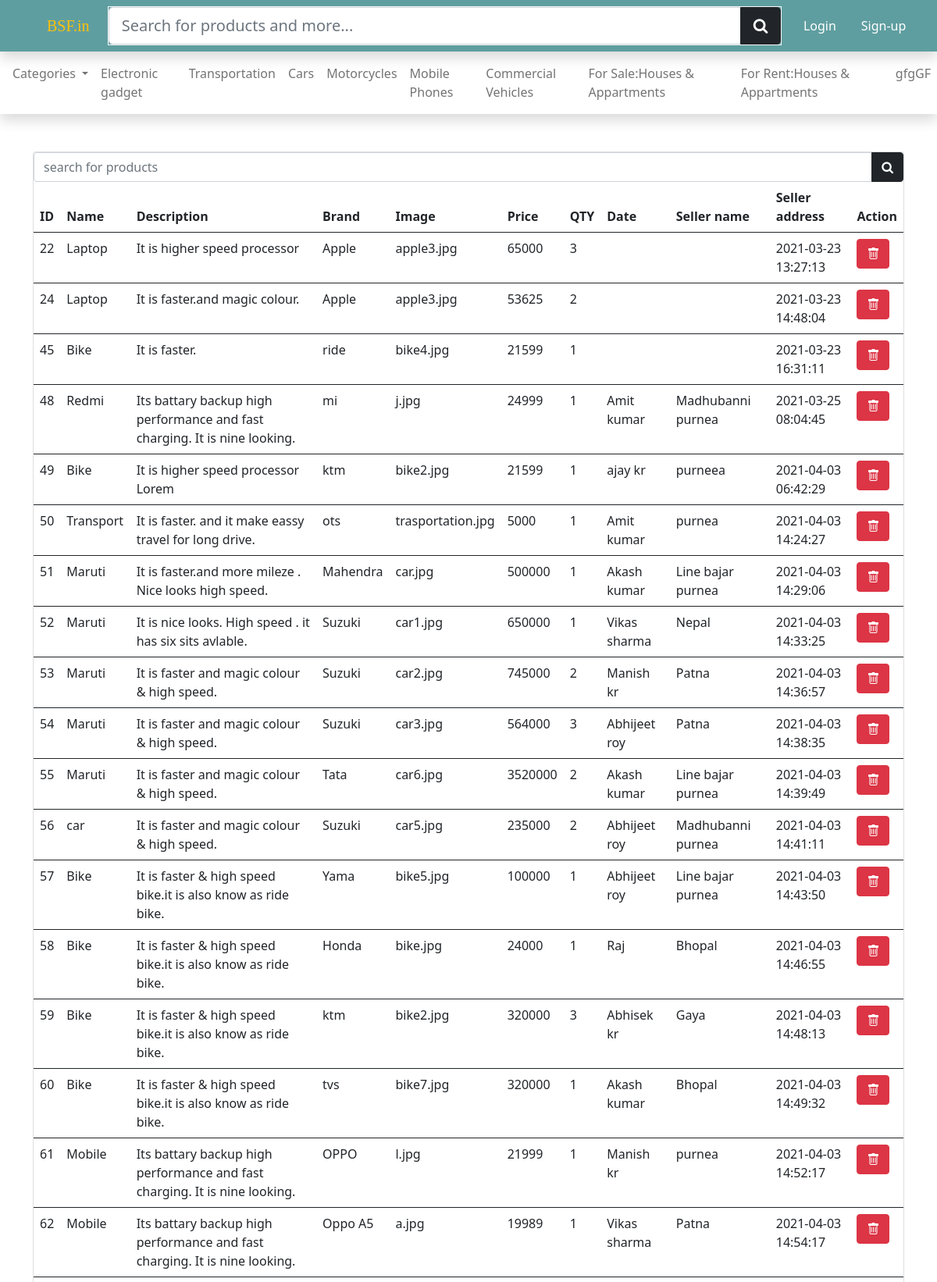
The app's page /admin/product.php (upper part) with its own data.
### tables this page shows
CREATE TABLE `category` (
  `cat_id` int(11) NOT NULL,
  `cat_title` varchar(100) NOT NULL
);

CREATE TABLE `products` (
  `p_id` int(50) NOT NULL,
  `p_name` varchar(200) NOT NULL,
  `p_desc` text NOT NULL,
  `brand` varchar(50) NOT NULL,
  `p_image` varchar(200) NOT NULL,
  `price` float NOT NULL,
  `p_cat_id` varchar(20) NOT NULL,
  `date` timestamp NOT NULL DEFAULT current_timestamp(),
  `seller_name` text NOT NULL,
  `seller_address` text NOT NULL,
  `qty` int(200) NOT NULL
);

### include/config.php (called while the page is built, shortened)
<?php
    class Work{
        private $host = "localhost";
        private $username = "root";
        private $password = "";
        private $db = "olx2";
        private $connect;
        public function __construct(){
            $this->connect = new mysqli($this->host, $this->username, $this->password, $this->db);
            if(mysqli_connect_error()){
                trigger_error("database connection failed". mysqli_connect_error());
            }
            else{
                return $this->connect;
            }
        }
        public function getData($query){
            $run = $this->connect->query($query);
            $array = [];
            if($run->num_rows > 0){
                while($row = $run->fetch_assoc()){
                    $array[] = $row;
                }
                return $array;
            }
                else{
                    echo "No records found";
                    return $array;
                }
        }
    }
    $saitama = new Work();
?>

### admin/product.php (the view, shortened to what this page needs)
<?php include "../include/header.php"; ?>
<div class="container mt-5">
  <div class="card">
  <form action="" method="get">
    <div class="input-group">
        <input type="search" name="search" placeholder="search for products" class="form-control">
        <button name="find" class="btn btn-dark"><i class="fa fa-search"></i></button>
    </div>
  </form>
<table class="table hover">
  <thead>
  <tr>
    <th>ID</th>
    <th>Name</th>
    <th>Description</th>
    <th>Brand</th>
    <th>Image</th>
    <th>Price</th>
    <th>QTY</th>
    <th>Date</th>
    <th>Seller name</th>
    <th>Seller address</th>
    <th>Action</th>
  </tr>
  </thead>
  <?php
  if(isset($_GET['search'])):
        $search = $_GET['search'];
        $record = $saitama->getData("SELECT * FROM products WHERE products.p_name LIKE '%$search%'");
  else:
     $record = $saitama->getData("SELECT * FROM products");
  endif;
     foreach($record as $r): ?>
     <tbody>
        <tr>
           <td><?= $r['p_id'];?></td>
           <td><?= $r['p_name'];?></td>
           <td><?= $r['p_desc'];?></td>
           <td><?= $r['brand'];?></td>
           <td><?= $r['p_image'];?></td>
           <td><?= $r['price'];?></td>
           <td><?= $r['qty'];?></td>
           <td><?= $r['seller_name'];?></td>
           <td><?= $r['seller_address'];?></td>
           <td><?= $r['date'];?></td>
           <td>
           <a href="product.php?delete=<?= $value[0];?>" class="btn btn-danger"><i class="bi bi-trash"></i></a>
           </td>
        </tr>
     </tbody>
     <?php endforeach; ?>
</table>
</div>
    </div>
<?php include "../include/footer.php"; ?>

### include/header.php (shortened to what this page needs)
<?php include "config.php"; ?>
<!DOCTYPE html>
<html lang="en">
<head>
    <link rel="stylesheet" href="include/style.css">
<link href="https://cdn.jsdelivr.net/npm/bootstrap@5.0.0-beta2/dist/css/bootstrap.min.css" rel="stylesheet">
<link rel="stylesheet" href="https://cdnjs.cloudflare.com/ajax/libs/font-awesome/4.7.0/css/font-awesome.min.css">
<link rel="stylesheet" href="https://cdn.jsdelivr.net/npm/bootstrap-icons@1.4.0/font/bootstrap-icons.css">
</head>
<body>
 <nav class="navbar navbar-expand-lg navbar-dark shadow main sticky-top">
     <div class="container-fluid">
     <a href="index.php" class="navbar-brand ms-5 mx-auto text-warning">BSF.in</a>
         <form action="" class="mx-auto" method="get">
            <div class="input-group input-group-lg border border-light">
                <input type="search" name="search" size="60" placeholder="Search for products and more..." class="form-control">
                <button type="submit" name="find" class="btn btn-dark"><i class="fa fa-search"></i></button>
            </div>
         </form>
         <ul class="navbar-nav me-auto">
         <?php
            if(isset($_SESSION['user'])): ?>
         <li class="nav-item mx-2"> <a href="#sell" data-bs-toggle="modal" class="btn btn-light sell px-4 border border-dark"><i class="fa fa-plus"> Sell</i></a></li>
         <li class="nav-item mx-3"><a href="logout.php" class="nav-link text-white">Logout</a></li>
         <?php else: ?>
          <li class="nav-item mx-2"><a href="login.php" class="nav-link text-white">Login</a></li>
         <li class="nav-item mx-2"><a href="signup.php" class="nav-link text-white">Sign-up</a></li>
         </ul>
         <?php endif; ?>
     </div>
 </nav>
 <nav2 class="navbar navbar-expand-lg navbar-light shadow">
    <div class="collapse navbar-collapse" id="navcollapse">
    <ul class="navbar-nav me-auto mx-2">
        <li class="nav-item dropdown">
          <a class="nav-link dropdown-toggle" href="#" id="navbarDarkDropdownMenuLink" role="button" data-bs-toggle="dropdown" aria-expanded="false">
            Categories
          </a>
        </li>
        <?php
                      $callcat = $saitama->getData("SELECT * FROM category");
                      foreach($callcat as $cat): ?>
         <li class="nav-item"><a href="index.php?cat_id=<?= $cat['cat_id'];?>" class="nav-link"><?= $cat['cat_title'];?> </a></li>
        <?php endforeach ?>
     </ul>
     </div>
 </nav2>

### include/style.css (style rules this page uses)
body { font-family: sans-serif; }
nav { background-color: cadetblue; }
.navbar-brand { font-family: fantasy; }
nav ul li a { border-radius: 50%; }

### records on screen
category: cat_title "Electronic gadget"
category: cat_title "Transportation"
category: cat_title "Cars"
category: cat_title "Motorcycles"
category: cat_title "Mobile Phones"
category: cat_title "Commercial Vehicles"
category: cat_title "For Sale:Houses & Appartments"
category: cat_title "For Rent:Houses & Appartments"
category: cat_title "gfgGF"
products: p_id "22", p_name "Laptop", p_desc "It is higher speed processor", brand "Apple", p_image "apple3.jpg", price "65000", qty "3", date "2021-03-23 13:27:13"
products: p_id "24", p_name "Laptop", p_desc "It is faster.and magic colour.", brand "Apple", p_image "apple3.jpg", price "53625", qty "2", date "2021-03-23 14:48:04"
products: p_id "45", p_name "Bike", p_desc "It is faster.", brand "ride", p_image "bike4.jpg", price "21599", qty "1", date "2021-03-23 16:31:11"
products: p_id "48", p_name "Redmi", p_desc "Its battary backup high performance and fast charging. It is nine looking.", brand "mi", p_image "j.jpg", price "24999", qty "1", seller_name "Amit kumar", seller_address "Madhubanni purnea", date "2021-03-25 08:04:45"
products: p_id "49", p_name "Bike", p_desc "It is higher speed processor Lorem", brand "ktm", p_image "bike2.jpg", price "21599", qty "1", seller_name "ajay kr", seller_address "purneea", date "2021-04-03 06:42:29"
products: p_id "50", p_name "Transport", p_desc "It is faster. and it make eassy travel for long drive.", brand "ots", p_image "trasportation.jpg", price "5000", qty "1", seller_name "Amit kumar", seller_address "purnea", date "2021-04-03 14:24:27"
products: p_id "51", p_name "Maruti", p_desc "It is faster.and more mileze . Nice looks high speed.", brand "Mahendra", p_image "car.jpg", price "500000", qty "1", seller_name "Akash kumar", seller_address "Line bajar purnea", date "2021-04-03 14:29:06"
products: p_id "52", p_name "Maruti", p_desc "It is nice looks. High speed . it has six sits avlable.", brand "Suzuki", p_image "car1.jpg", price "650000", qty "1", seller_name "Vikas sharma", seller_address "Nepal", date "2021-04-03 14:33:25"
products: p_id "53", p_name "Maruti", p_desc "It is faster and magic colour & high speed.", brand "Suzuki", p_image "car2.jpg", price "745000", qty "2", seller_name "Manish kr", seller_address "Patna", date "2021-04-03 14:36:57"
products: p_id "54", p_name "Maruti", p_desc "It is faster and magic colour & high speed.", brand "Suzuki", p_image "car3.jpg", price "564000", qty "3", seller_name "Abhijeet roy", seller_address "Patna", date "2021-04-03 14:38:35"
products: p_id "55", p_name "Maruti", p_desc "It is faster and magic colour & high speed.", brand "Tata", p_image "car6.jpg", price "3520000", qty "2", seller_name "Akash kumar", seller_address "Line bajar purnea", date "2021-04-03 14:39:49"
products: p_id "56", p_name "car", p_desc "It is faster and magic colour & high speed.", brand "Suzuki", p_image "car5.jpg", price "235000", qty "2", seller_name "Abhijeet roy", seller_address "Madhubanni purnea", date "2021-04-03 14:41:11"
products: p_id "57", p_name "Bike", p_desc "It is faster & high speed bike.it is also know as ride bike.", brand "Yama", p_image "bike5.jpg", price "100000", qty "1", seller_name "Abhijeet roy", seller_address "Line bajar purnea", date "2021-04-03 14:43:50"
products: p_id "58", p_name "Bike", p_desc "It is faster & high speed bike.it is also know as ride bike.", brand "Honda", p_image "bike.jpg", price "24000", qty "1", seller_name "Raj", seller_address "Bhopal", date "2021-04-03 14:46:55"
products: p_id "59", p_name "Bike", p_desc "It is faster & high speed bike.it is also know as ride bike.", brand "ktm", p_image "bike2.jpg", price "320000", qty "3", seller_name "Abhisek kr", seller_address "Gaya", date "2021-04-03 14:48:13"
products: p_id "60", p_name "Bike", p_desc "It is faster & high speed bike.it is also know as ride bike.", brand "tvs", p_image "bike7.jpg", price "320000", qty "1", seller_name "Akash kumar", seller_address "Bhopal", date "2021-04-03 14:49:32"
products: p_id "61", p_name "Mobile", p_desc "Its battary backup high performance and fast charging. It is nine looking.", brand "OPPO", p_image "l.jpg", price "21999", qty "1", seller_name "Manish kr", seller_address "purnea", date "2021-04-03 14:52:17"
products: p_id "62", p_name "Mobile", p_desc "Its battary backup high performance and fast charging. It is nine looking.", brand "Oppo A5", p_image "a.jpg", price "19989", qty "1", seller_name "Vikas sharma", seller_address "Patna", date "2021-04-03 14:54:17"
